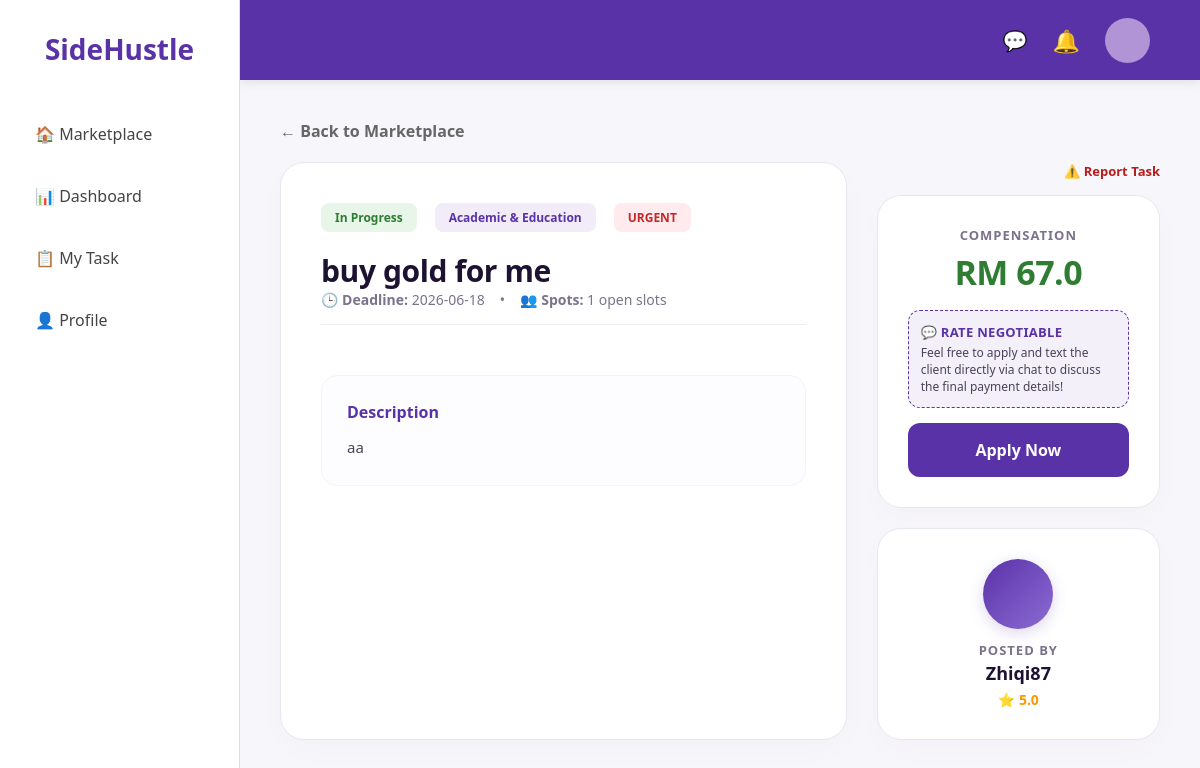
Page /task/1 (signed in) on the earlier database version.
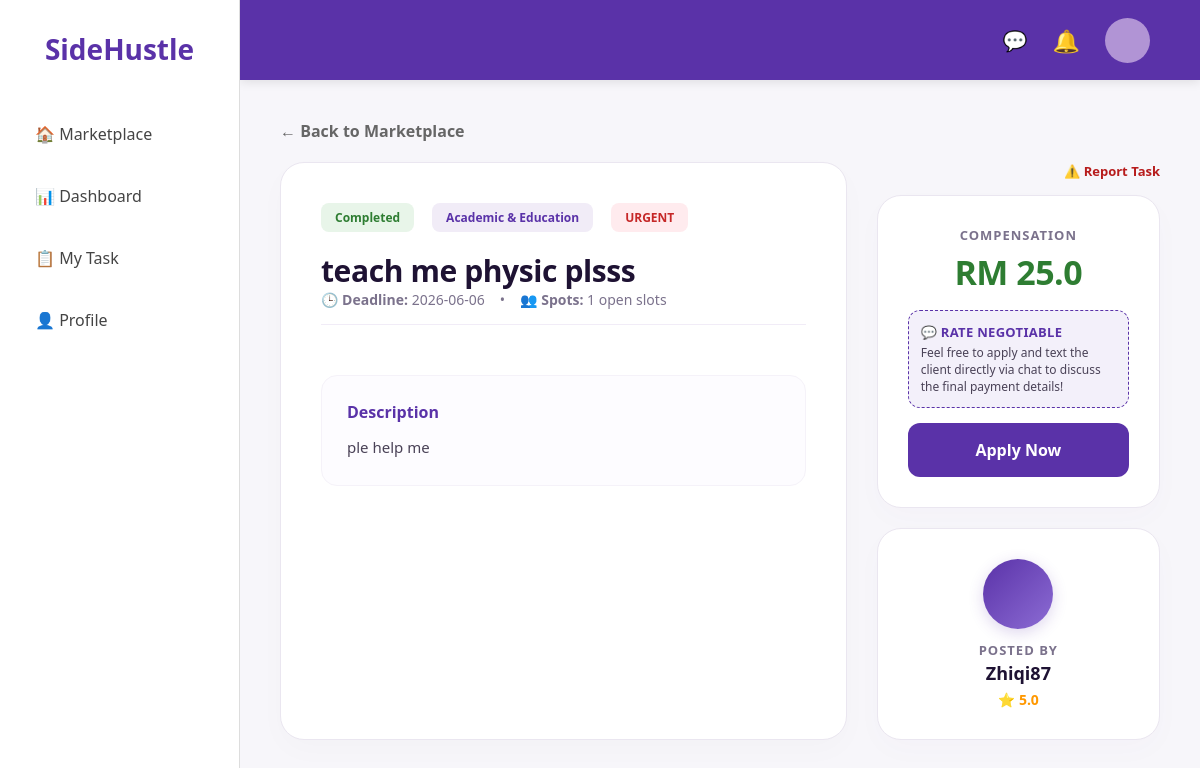
Same page on the later database version.
### app.py (models this page shows, shortened)
class Task(db.Model):
    id = db.Column(db.Integer, primary_key=True)
    title = db.Column(db.String(100), nullable=False)
    price = db.Column(db.Float, nullable=False)
    description = db.Column(db.Text, nullable=False)
    category = db.Column(db.String(50), nullable=False)
    status = db.Column(db.String(20), default='Available')
    user = db.Column(db.String(50))
    tasker = db.Column(db.String(50))
    deadline = db.Column(db.String(50))
    capacity = db.Column(db.Integer, default=1)
    progress = db.Column(db.Integer, default=0)
    urgent = db.Column(db.Boolean, default=False)
    is_negotiable = db.Column(db.Boolean, default=False)

### app.py (the view)
@app.route('/task/<int:task_id>')
def task_detail(task_id):
    task = Task.query.get_or_404(task_id)
    current_user = User.query.get(session['user_id'])
    return render_template('task_detail.html', task=task, user=current_user)

### app.py (called while the page is built)
@app.context_processor
def inject_notifications():
    if 'user_id' in session:
        current_user = User.query.get(session['user_id'])
        if current_user:
            user_notifications = Notification.query.filter_by(
                user_id=current_user.id
            ).order_by(Notification.id.desc()).limit(5).all()
            return dict(notifications=user_notifications)
        else:
            session.pop('user_id', None)
    return dict(notifications=[])

### templates/task_detail.html (shortened to what this page needs)
<!DOCTYPE html>
<html>
<head>
    <link rel="stylesheet" href="{{ url_for('static', filename='style.css') }}">
</head>
<body>
        {% extends "base.html" %}
        {% block content %}
            <a href="{{ url_for('marketplace') }}" class="back-link">← Back to Marketplace</a>
            <div class="detail-grid-container">
                <div class="main-detail-panel">
                    <div class="detail-header-meta">
                        <span class="tag available-tag" style="background: #e8f5e9; color: #2e7d32;">{{ task.status }}</span>
                        <span class="tag">{{ task.category }}</span>
                        {% if task.urgent %}
                            <span class="tag urgent-tag" style="background: #ffebee; color: #c62828;">URGENT</span>
                        {% endif %}
                    </div>
                    <h1 class="detail-title">{{ task.title }}</h1>
                    <div class="detail-subtitle-row">
                        <span>🕒 <strong>Deadline:</strong> {{ task.deadline if task.deadline else 'No deadline specified' }}</span>
                        <span>•</span>
                        <span>👥 <strong>Spots:</strong> {{ task.capacity }} open slots</span>
                    </div>
                    <div class="detail-desc-box">
                        <h3>Description</h3>
                        <p>{{ task.description }}</p>
                    </div>
                </div>
                <div class="detail-sidebar-column">
                    <p style="text-align: right; color: #b71c1c; font-weight: 700; font-size: 13px; cursor: pointer; margin-bottom: 15px; transition: 0.2s;" onclick="openReportModal()">⚠️ Report Task</p>
                    <div class="premium-side-card">
                        <p class="label-text">Compensation</p>
                        <h2 class="price-display" style="margin-bottom: 5px;">RM {{ task.price }}</h2>
                        {% if task.is_negotiable %}
                            <div style="background-color: #f3f0fa; border: 1px dashed #5a32a8; border-radius: 12px; padding: 12px; margin: 15px 0; text-align: left;">
                                <p style="color: #5a32a8; font-size: 13px; font-weight: 700; margin: 0 0 4px 0; text-transform: uppercase; letter-spacing: 0.3px;">💬 Rate Negotiable</p>
                                <p style="color: #4a4257; font-size: 12px; margin: 0; line-height: 1.4;">Feel free to apply and text the client directly via chat to discuss the final payment details!</p>
                            </div>
                        {% else %}
                            <div style="margin-bottom: 15px;"></div>
                        {% endif %}
                        <a href="{{ url_for('apply', task_id=task.id) }}" class="btn-primary" style="margin-top: 0; background: #5a32a8; border-radius: 12px;">Apply Now</a>
                    </div>
                    <div class="premium-side-card">
                        <div class="author-profile-box" style="display: flex; flex-direction: column; align-items: center; width: 100%;">
                            <div class="author-avatar"></div>
                            <p class="label-text" style="margin-bottom: 2px;">Posted By</p>
                            <p style="font-size: 18px; font-weight: 700; color: #1e1233;">{{ task.user }}</p>
                            <p style="margin-top: 5px; font-size: 14px; color: #ff9800; font-weight: 600;">⭐ {{ task.rating if task.rating else '5.0' }}</p>
                        </div>
                    </div>
                </div>
            </div>
        {% endblock %}

Differences in the rows shown:
changed Task "Zhiqi87": status "In Progress" → "Completed"; title "buy gold for me" → "teach me physic plsss"; deadline "2026-06-18" → "2026-06-06"; description "aa" → "ple help me"; price "67.0" → "25.0"
